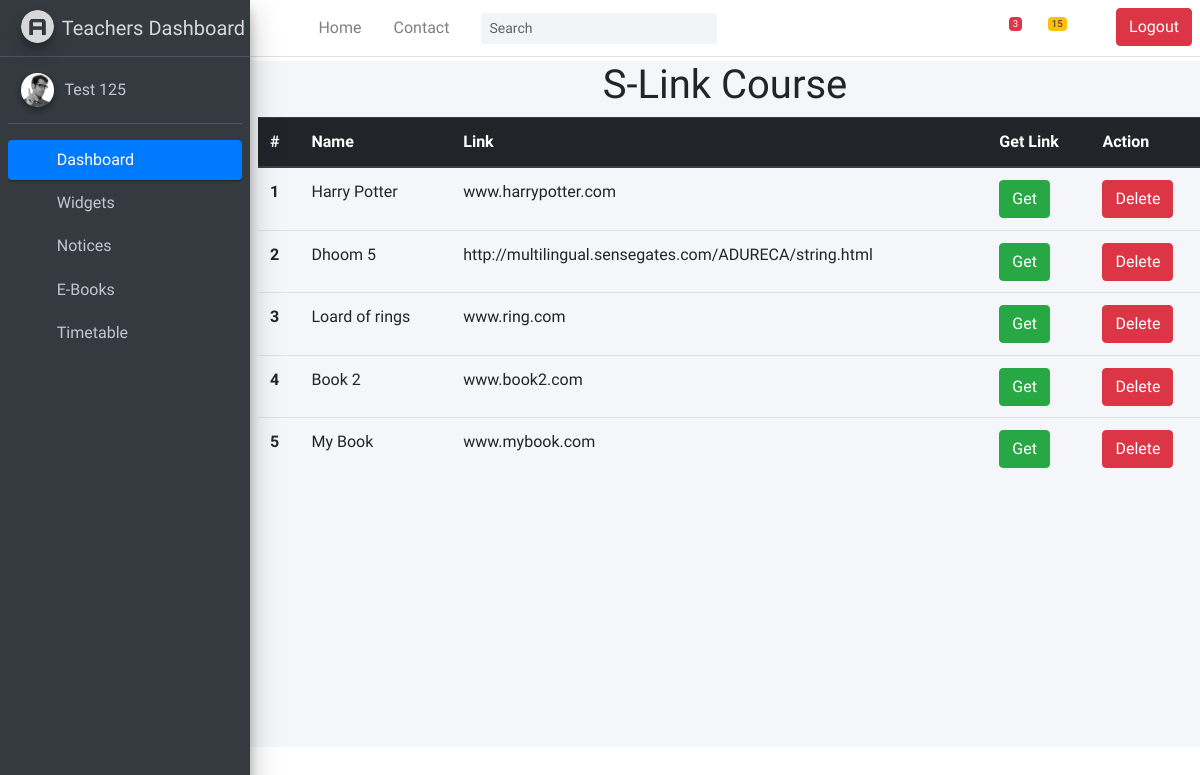
Before: /ebook_list (signed in) with the older database file.
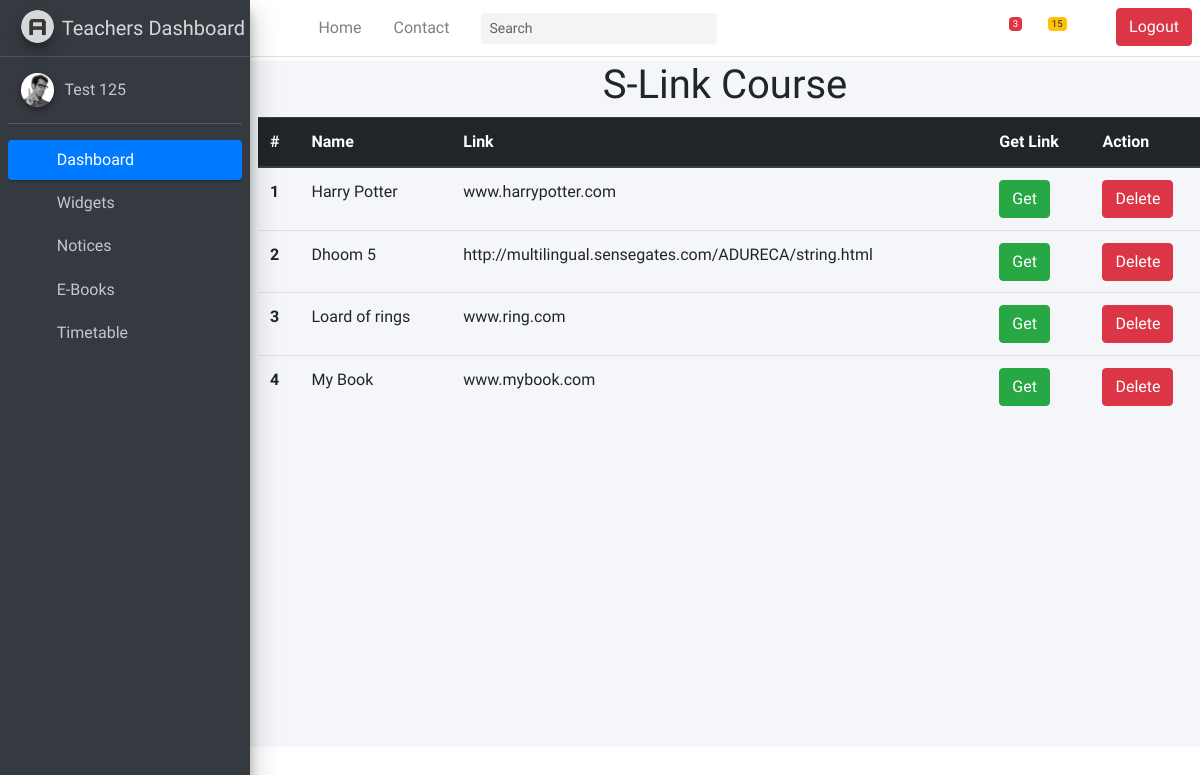
After: the same page with the newer database file.
### common/models.py (models this page shows)
class Ebook(models.Model):
    ebook_name = models.CharField(max_length = 200)
    link = models.CharField(max_length = 200)
    teacher = models.ForeignKey(Teacher, on_delete=models.CASCADE)

### common/views.py (the view)
# urls.py: path('ebook_list', views.TeachersView.ebook_list, name='ebook_list'),
    def ebook_list(request):
         ebook_list = Ebook.objects.all()
         Login = request.session['TeacherLogin']
         if(Login == 'False'):
            return HttpResponseRedirect("/user_login")
         else:
            return render(request,'teachers_dashboard/ebook_list.html',{
            "ebook_list" : ebook_list
         })

### templates/teachers_dashboard/ebook_list.html
{% extends 'teachers_dashboard/index.html' %}
{% block ebook %}
<div class="content-wrapper">
    <h1 class="m-1 text-center paragraph"> S-Link Course </h1>
<table class="table m-2">
    <thead class="thead-dark">
      <tr>
        <th scope="col">#</th>
        <th scope="col">Name</th>
        <th scope="col">Link</th>
        <th scope="col" > Get Link </th>
        <th scope="col">Action</th>
      </tr>
    </thead>
    <tbody>
      {% for list in ebook_list %}
      <tr>
        <th scope="row">{{ forloop.counter }}</th>
        <td>{{ list.ebook_name }}</td>
        <td> {{ list.link }} </td>
        <td> <a href= {{ list.link }} > <button class="btn btn-success"> Get </button> </a>  </td>
        <td> <a href="delete_ebook/{{ list.id }}"> <button class="btn btn-danger" > Delete </button> </a> </td>
        </tr>
      <tr>
        {% endfor %}
    </tbody>
  </table>
  </div>
{% endblock ebook %}

Changed rows visible on the page:
removed Ebook: ebook_name "Book 2", link "www.book2.com"
